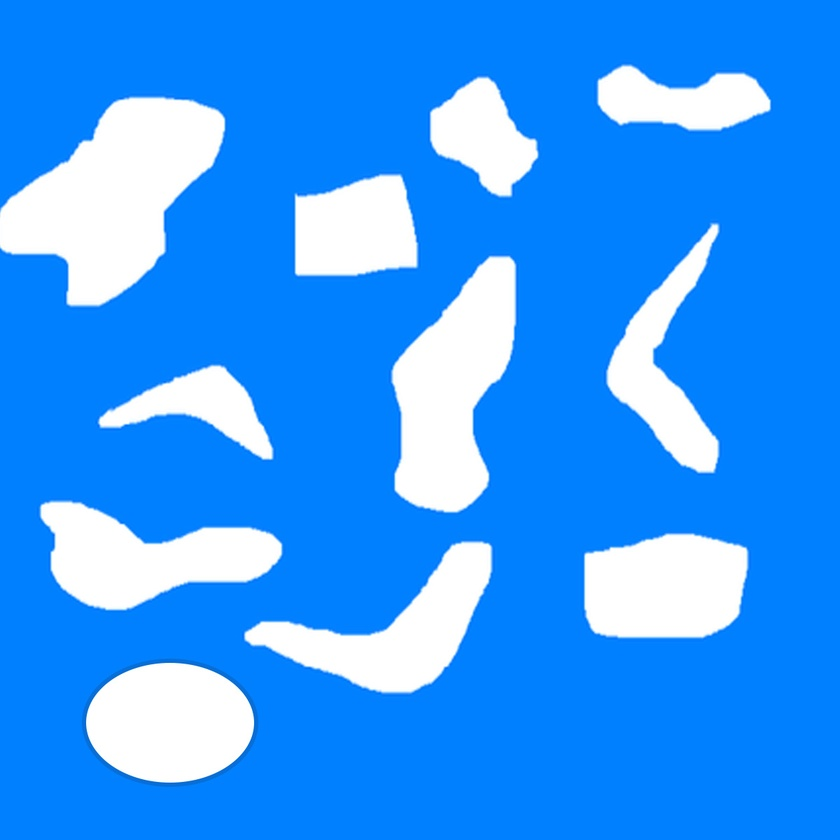
#> input picture images/kmeans-shape.jpg, 840 x 840 px, shrunk from 1200 x 1200 before the run
$ python k-means_filtering_shapes.py
#> lines starting #> are read from the running program, lines starting #| are printed output that depends on the picture; after the words box and inside, x2 and y2 are one past the last pixel; in counts of white or black regions, pixels touching at a corner belong together
#> further down, img is the input picture: shape (840, 840, 3); mean B, G, R 254.5, 154.5, 53.8
# k-means_filtering_shapes.py
# detect shapes using k-means
# 7/15/22

import sys
import cv2
import numpy as np


def get_all_contours(img):
    ref_gray = cv2.cvtColor(img, cv2.COLOR_BGR2GRAY)
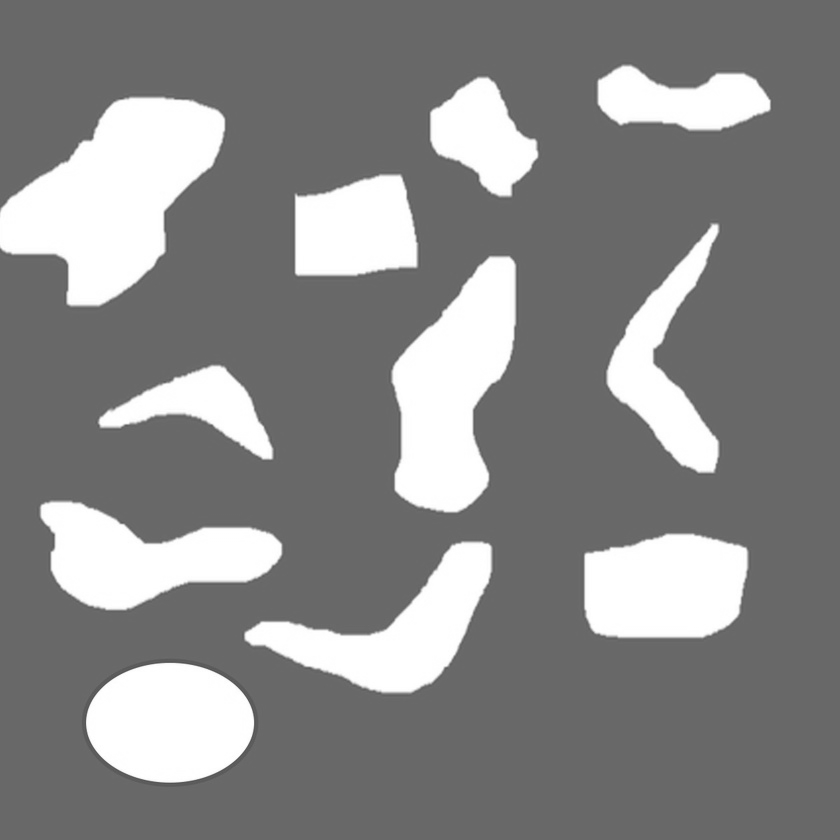
#> ref_gray: shape (840, 840); min 80, max 255, mean 135.6
    ret, thresh = cv2.threshold(ref_gray, 127, 255, 0)
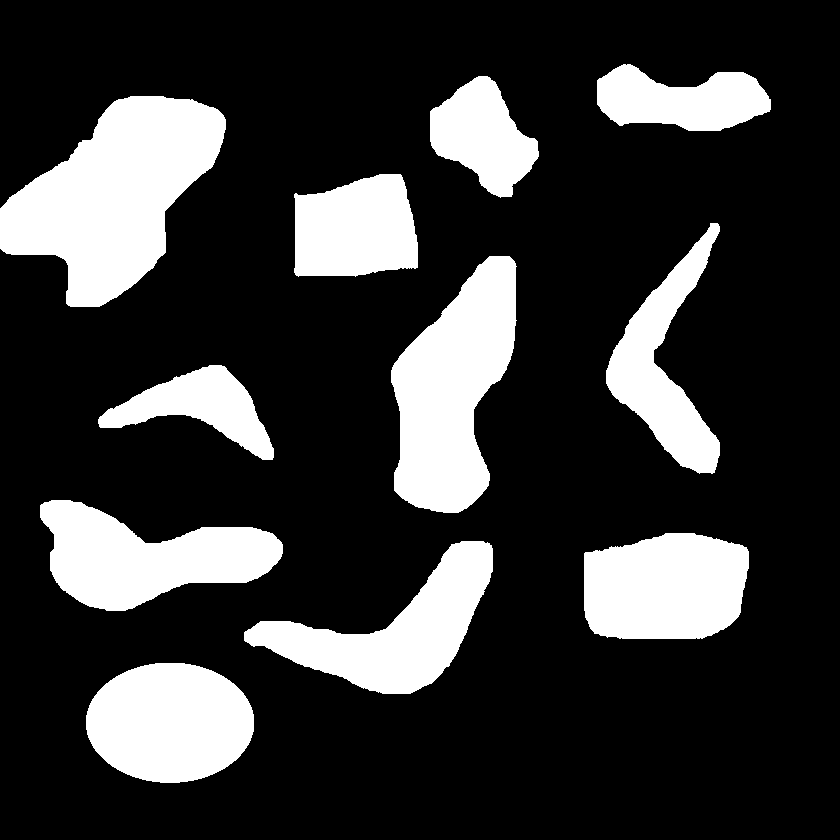
#> thresh: shape (840, 840); 21.8% white; 11 white regions
    contours, hierarchy = cv2.findContours(thresh, 1, 2)
#> contours = 11 contours; largest, box (x1, y1, x2, y2) and area: (0, 96, 226, 307) 26705, (391, 256, 517, 513) 20104, (86, 663, 254, 783) 15690, (40, 500, 283, 611) 15267, (244, 541, 493, 694) 14940
    return contours


if __name__ == '__main__':
    # input image contains all the shapes
    img = cv2.imread('./images/kmeans-shape.jpg')

    img_orig = np.copy(img)
    input_contours = get_all_contours(img)
#> input_contours has the same summary as contours in get_all_contours
    solidity_values = []

    # compute solidity values for all contours
    for contour in input_contours:
        area_contour = cv2.contourArea(contour)
        convex_hull = cv2.convexHull(contour)
        area_hull = cv2.contourArea(convex_hull)
        solidity = float(area_contour) / area_hull
        solidity_values.append(solidity)
#> this loop made 11 passes
#> (area_contour, area_hull, solidity) on passes 1 to 11: (15690.5, 15791.5, 0.994), (14939.5, 21522, 0.694), (14871, 15166.5, 0.981), (15267, 18737.5, 0.815), (6821.5, 9614, 0.71), (20104, 22962, 0.876), (10711, 18080.5, 0.592), (10438.5, 10998, 0.949), (26705, 30254.5, 0.883), (7689, 8555, 0.899), (7752.5, 9345, 0.83)
#> after the loop, solidity_values = [0.994, 0.694, 0.981, 0.815, 0.71, 0.876, 0.592, 0.949, 0.883, 0.899, 0.83]

    # clustering using K-Means
    # what does this do?
    criteria = (cv2.TERM_CRITERIA_EPS + cv2.TERM_CRITERIA_MAX_ITER, 10, 1.0)
    flags = cv2.KMEANS_RANDOM_CENTERS
    solidity_values = np.array(solidity_values).reshape((len(solidity_values), 1)).astype('float32')
    compactness, labels, centers = cv2.kmeans(solidity_values, 2, None, criteria=criteria, attempts=10, flags=flags)
#> compactness = 0.0388; labels = [0, 1, 0, 0, 1, 0, 1, 0, 0, 0, 0]; centers = [0.903, 0.665]

    closest_class = np.argmin(centers)
#> closest_class = 1
    output_contours = []
    for i in solidity_values[labels == closest_class]:
        index = np.where(solidity_values == i)[0][0]  # ????
        output_contours.append(input_contours[index])
#> this loop made 3 passes
#> (i, index) on passes 1 to 3: (0.694, 1), (0.71, 4), (0.592, 6)
#> after the loop, output_contours = 3 contours; box (x1, y1, x2, y2) and area: (244, 541, 493, 694) 14940, (606, 223, 720, 474) 10711, (98, 365, 274, 460) 6822

    cv2.drawContours(img, output_contours, -1, (0, 0, 0), 3)
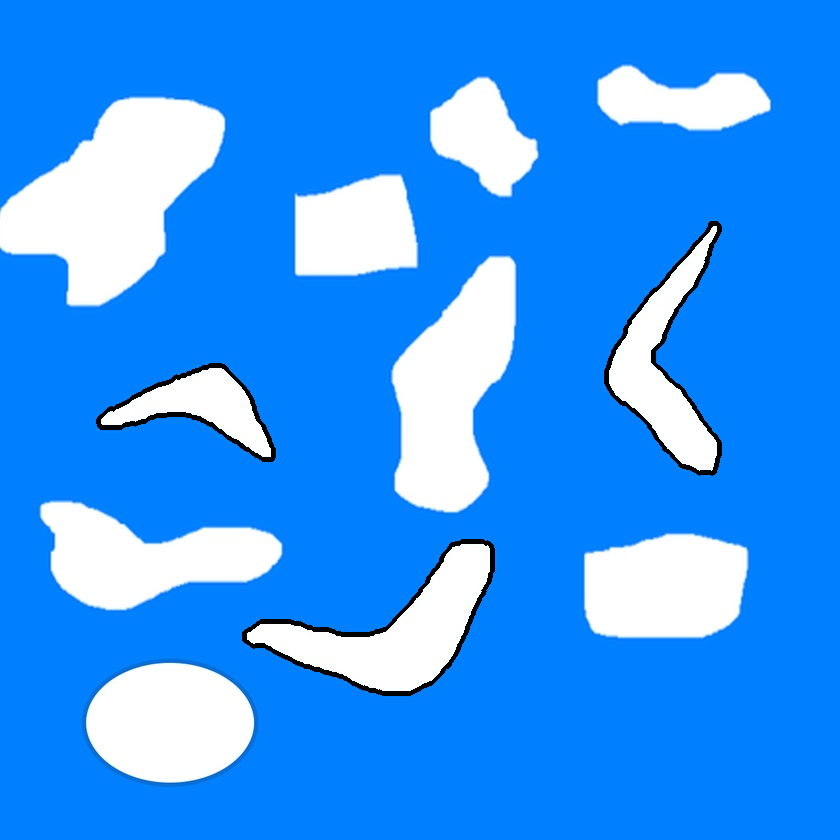
#> img: shape (840, 840, 3); 1.1% of pixels changed, all inside (x1, y1, x2, y2) = (96, 221, 722, 696)
    cv2.imshow('Output', img)

    # censor
    for contour in output_contours:
        rect = cv2.minAreaRect(contour)
        box = cv2.boxPoints(rect)
        box = np.int0(box)
        cv2.drawContours(img_orig, [box], 0, (0, 0, 0), -1)
#> this loop made 3 passes
#> (rect, box) on passes 1 to 3: (((385.3, 636.7), (264.6, 122.9), -21.96), [[285, 743], [239, 629], [485, 530], [530, 644]]), (((192.5, 402.3), (84.27, 179), -78.83), [[272, 461], [96, 426], [112, 343], [288, 378]]), (((662.5, 348), (250, 113), -90), [[719, 473], [606, 473], [606, 223], [719, 223]])
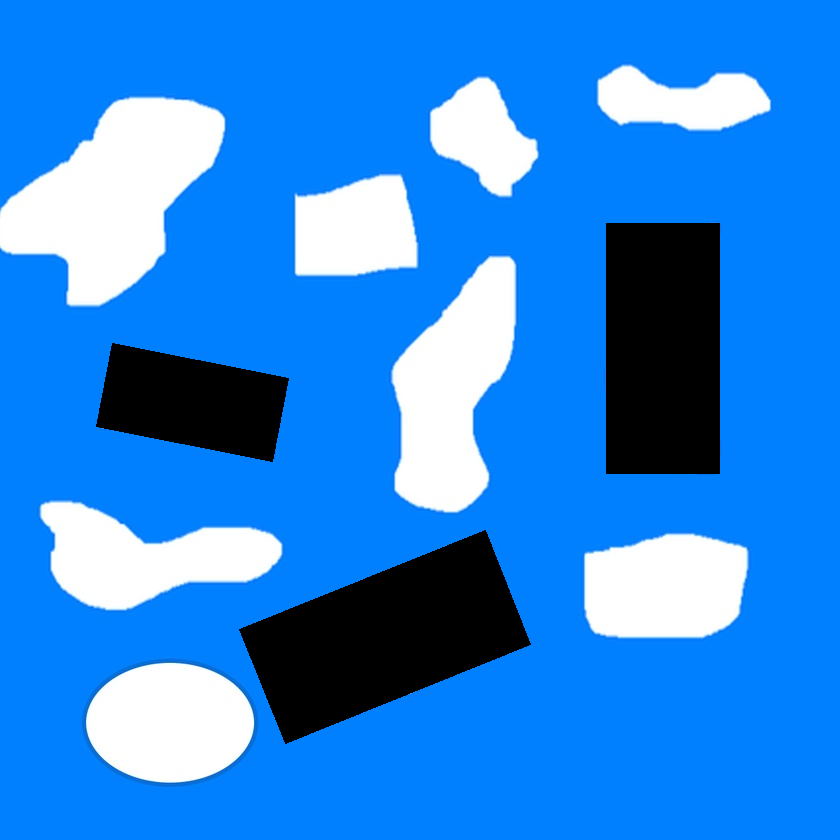
#> img_orig: shape (840, 840, 3); 10.9% of pixels changed, all inside (x1, y1, x2, y2) = (96, 223, 720, 744)

    cv2.imshow('Censored', img_orig)
    cv2.waitKey()
